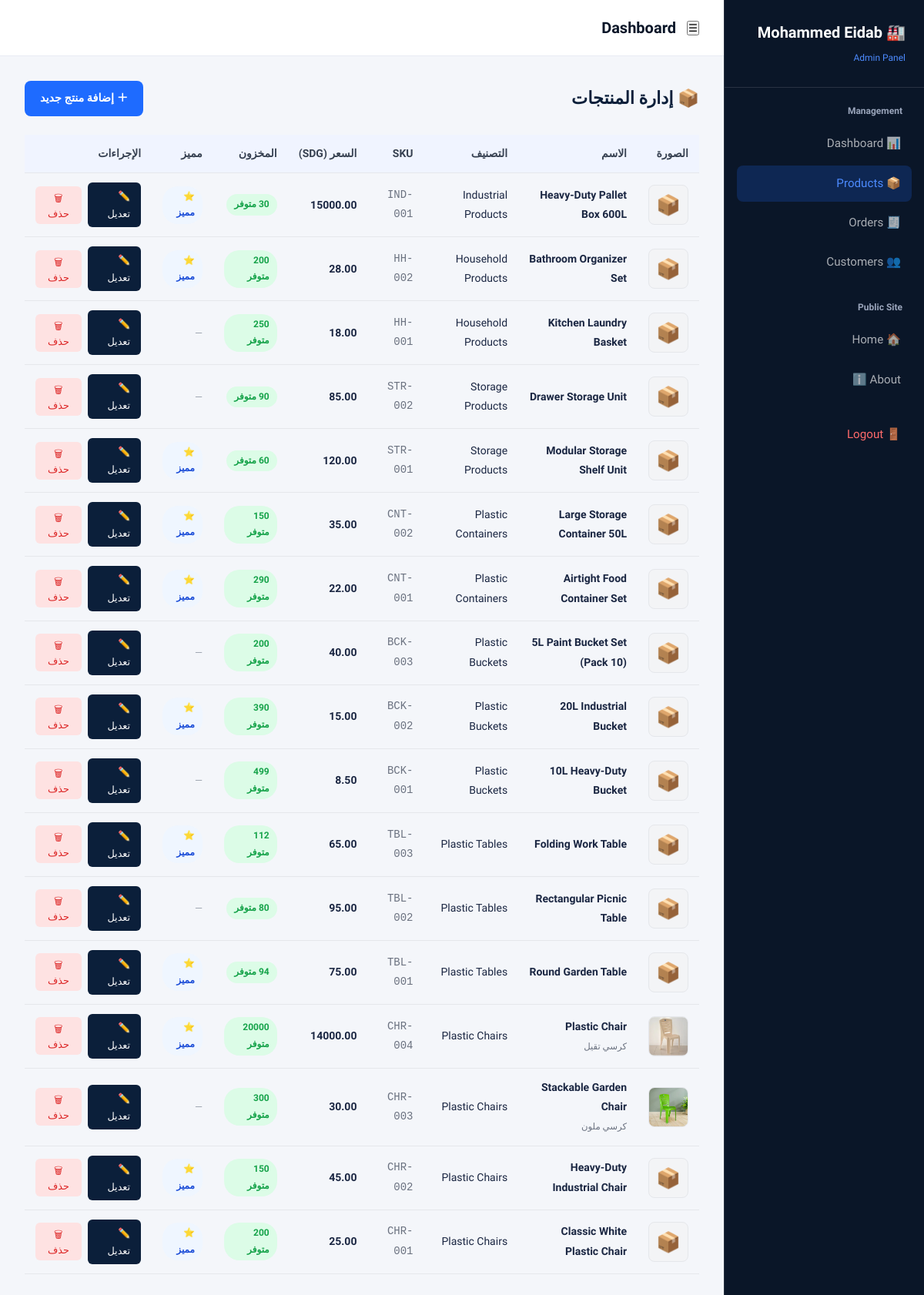
The page /admin/products (signed in) on the database its author committed.
### models.py (models this page shows, shortened)
class Product(db.Model):
    __tablename__ = 'products'
    id = db.Column(db.Integer, primary_key=True)
    name = db.Column(db.String(200), nullable=False)
    name_ar = db.Column(db.String(200))
    category = db.Column(db.String(100), nullable=False, index=True)
    description = db.Column(db.Text)
    price = db.Column(db.Numeric(10, 2), nullable=False)
    stock = db.Column(db.Integer, default=0)
    image = db.Column(db.String(300), default='default.jpg')
    sku = db.Column(db.String(50), unique=True, index=True)
    weight = db.Column(db.String(50))
    dimensions = db.Column(db.String(100))
    material = db.Column(db.String(100), default='High-Quality Plastic')
    color = db.Column(db.String(100))
    is_featured = db.Column(db.Boolean, default=False, index=True)
    is_active = db.Column(db.Boolean, default=True, index=True)
    created_at = db.Column(db.DateTime, default=get_utc_now)
    order_items = db.relationship('OrderItem', backref='product', lazy=True)

### app.py (the view)
@app.route('/admin/products')
@login_required
def admin_products():
    products_list = (
        Product.query
        .filter_by(is_active=True)
        .order_by(Product.created_at.desc())
        .all()
    )
    return render_template('admin/admin_products.html', products=products_list)

### app.py (called while the page is built)
@app.context_processor
def inject_translations():
    lang = session.get('lang', 'en')
    return dict(
        t=TRANSLATIONS.get(lang, TRANSLATIONS['en']),
        current_lang=lang,
    )

@login_manager.user_loader
def load_user(user_id):
    return db.session.get(AdminUser, int(user_id))

### templates/admin/admin_products.html (shortened to what this page needs)
{% extends "admin/admin_base.html" %}
{% block admin_content %}
<div class="admin-page-header">
  <h1>📦 إدارة المنتجات</h1>
  <a href="{{ url_for('admin_add_product') }}" class="btn-add">＋ إضافة منتج جديد</a>
</div>
<div class="card">
  {% if products %}
  <table class="products-table">
    <thead>
      <tr>
        <th>الصورة</th>
        <th>الاسم</th>
        <th>التصنيف</th>
        <th>SKU</th>
        <th>السعر (SDG)</th>
        <th>المخزون</th>
        <th>مميز</th>
        <th>الإجراءات</th>
      </tr>
    </thead>
    <tbody>
      {% for product in products %}
      <tr>
        <td>
          {% if product.image %}
            <img
              src="{{ url_for('static', filename='uploads/' + product.image) }}"
              alt="{{ product.name }}"
              class="product-thumb"
              onerror="this.style.display='none'; this.nextElementSibling.style.display='flex';"
            >
            <div class="product-thumb-fallback" style="display:none;">📦</div>
          {% else %}
            <div class="product-thumb-fallback">📦</div>
          {% endif %}
        </td>
        <td>
          <strong>{{ product.name }}</strong>
          {% if product.name_ar %}
            <br><small style="color:#6b7280;">{{ product.name_ar }}</small>
          {% endif %}
        </td>
        <td>{{ product.category }}</td>
        <td style="color:#6b7280; font-family:monospace;">
          {{ product.sku or '—' }}
        </td>
        <td><strong>{{ "%.2f"|format(product.price) }}</strong></td>
        <td>
          {% if product.stock > 20 %}
            <span class="badge badge-stock-ok">{{ product.stock }} متوفر</span>
          {% elif product.stock > 0 %}
            <span class="badge badge-stock-low">{{ product.stock }} منخفض</span>
          {% else %}
            <span class="badge badge-stock-out">نفد</span>
          {% endif %}
        </td>
        <td>
          {% if product.is_featured %}
            <span class="badge badge-featured">⭐ مميز</span>
          {% else %}
            <span style="color:#9ca3af; font-size:0.8rem;">—</span>
          {% endif %}
        </td>
        <td>
          <div class="action-btns">
            <a href="{{ url_for('admin_edit_product', pid=product.id) }}" class="btn-edit">✏️ تعديل</a>
            <form action="{{ url_for('admin_delete_product', pid=product.id) }}" method="POST"
                  onsubmit="return confirm('هل أنت متأكد من حذف هذا المنتج؟');">
              <button type="submit" class="btn-delete">🗑 حذف</button>
            </form>
          </div>
        </td>
      </tr>
      {% endfor %}
    </tbody>
  </table>
  {% else %}
  <div class="empty-state">
    <p>لا توجد منتجات نشطة حالياً.</p>
    <a href="{{ url_for('admin_add_product') }}" class="btn-add">＋ أضف أول منتج</a>
  </div>
  {% endif %}
</div>
{% endblock %}

### static/css/style.css (style rules this page uses)
:root { --navy: #0a1628; --navy-mid: #112240; --navy-light: #1d3461; --accent: #1e6bff; --accent-light: #4d8bff; --accent-glow: rgba(30,107,255,0.25); --gold: #c8a84b; --white: #ffffff; --off-white: #f4f6fa; --gray-light: #e8ecf4; --gray: #9aa5bb; --text: #1a2642; --text-light: #5a6a8a; --glass: rgba(255,255,255,0.07); --glass-border: rgba(255,255,255,0.12); --shadow: 0 4px 30px rgba(10,22,40,0.15); --shadow-heavy: 0 20px 60px rgba(10,22,40,0.25); --radius: 12px; --radius-lg: 20px; --transition: 0.35s cubic-bezier(0.4,0,0.2,1); }
*, *::before, *::after { box-sizing: border-box; margin: 0; padding: 0; }
html { scroll-behavior: smooth; font-size: 16px; }
body { font-family: 'Cairo', sans-serif; background: var(--white); color: var(--text); overflow-x: hidden; line-height: 1.8; text-align: start; }
h1, h2, h3, h4, h5, h6 { font-family: 'Cairo', sans-serif; font-weight: 700; line-height: 1.3; color: var(--navy); }
a { text-decoration: none; color: inherit; }
img { max-width: 100%; display: block; height: auto; }
.badge { display: inline-flex; align-items: center; padding: 4px 12px; border-radius: 20px; font-size: 0.78rem; font-weight: 600; }

### templates/admin/admin_products.html (style rules this page uses)
.admin-page-header { display: flex; align-items: center; justify-content: space-between; margin-bottom: 24px; }
.admin-page-header h1 { font-size: 1.4rem; color: #0b1f3a; margin: 0; }
.btn-add { display: inline-block; background: #1e6bff; color: white; padding: 10px 20px; border-radius: 8px; text-decoration: none; font-size: 0.9rem; font-weight: 600; transition: background 0.2s; }
.products-table { width: 100%; border-collapse: collapse; font-size: 0.875rem; }
.products-table thead tr { background: #f0f4ff; }
.products-table th, .products-table td { padding: 12px 14px; border-bottom: 1px solid #e5e7eb; text-align: right; vertical-align: middle; }
.products-table th { font-weight: 700; color: #374151; white-space: nowrap; }
.product-thumb { width: 52px; height: 52px; object-fit: cover; border-radius: 8px; border: 1px solid #e5e7eb; display: block; }
.product-thumb-fallback { width: 52px; height: 52px; border-radius: 8px; background: #f3f4f6; display: flex; align-items: center; justify-content: center; font-size: 1.6rem; border: 1px solid #e5e7eb; }
.badge { display: inline-block; padding: 3px 10px; border-radius: 20px; font-size: 0.75rem; font-weight: 600; }
.badge-featured { background: #eff6ff; color: #1d4ed8; }
.badge-stock-ok { background: #dcfce7; color: #16a34a; }
.action-btns { display: flex; gap: 8px; align-items: center; }
.btn-edit { padding: 6px 14px; background: #0b1f3a; color: white; border-radius: 6px; text-decoration: none; font-size: 0.8rem; }
.btn-delete { padding: 6px 14px; background: #fee2e2; color: #dc2626; border: none; border-radius: 6px; cursor: pointer; font-size: 0.8rem; font-family: inherit; }

### rows shown on the page
Product: name "Heavy-Duty Pallet Box 600L", category "Industrial Products", sku "IND-001", price "15000.00", stock "30", is_featured "⭐ مميز"
Product: name "Bathroom Organizer Set", category "Household Products", sku "HH-002", price "28.00", stock "200", is_featured "⭐ مميز"
Product: name "Kitchen Laundry Basket", category "Household Products", sku "HH-001", price "18.00", stock "250"
Product: name "Drawer Storage Unit", category "Storage Products", sku "STR-002", price "85.00", stock "90"
Product: name "Modular Storage Shelf Unit", category "Storage Products", sku "STR-001", price "120.00", stock "60", is_featured "⭐ مميز"
Product: name "Large Storage Container 50L", category "Plastic Containers", sku "CNT-002", price "35.00", stock "150", is_featured "⭐ مميز"
Product: name "Airtight Food Container Set", category "Plastic Containers", sku "CNT-001", price "22.00", stock "290", is_featured "⭐ مميز"
Product: name "5L Paint Bucket Set (Pack 10)", category "Plastic Buckets", sku "BCK-003", price "40.00", stock "200"
Product: name "20L Industrial Bucket", category "Plastic Buckets", sku "BCK-002", price "15.00", stock "390", is_featured "⭐ مميز"
Product: name "10L Heavy-Duty Bucket", category "Plastic Buckets", sku "BCK-001", price "8.50", stock "499"
Product: name "Folding Work Table", category "Plastic Tables", sku "TBL-003", price "65.00", stock "112", is_featured "⭐ مميز"
Product: name "Rectangular Picnic Table", category "Plastic Tables", sku "TBL-002", price "95.00", stock "80"
Product: name "Round Garden Table", category "Plastic Tables", sku "TBL-001", price "75.00", stock "94", is_featured "⭐ مميز"
Product: image (picture), name "Plastic Chair", name_ar "كرسي تقيل", category "Plastic Chairs", sku "CHR-004", price "14000.00", stock "20000", is_featured "⭐ مميز"
Product: image (picture), name "Stackable Garden Chair", name_ar "كرسي ملون", category "Plastic Chairs", sku "CHR-003", price "30.00", stock "300"
Product: name "Heavy-Duty Industrial Chair", category "Plastic Chairs", sku "CHR-002", price "45.00", stock "150", is_featured "⭐ مميز"
Product: name "Classic White Plastic Chair", category "Plastic Chairs", sku "CHR-001", price "25.00", stock "200", is_featured "⭐ مميز"
